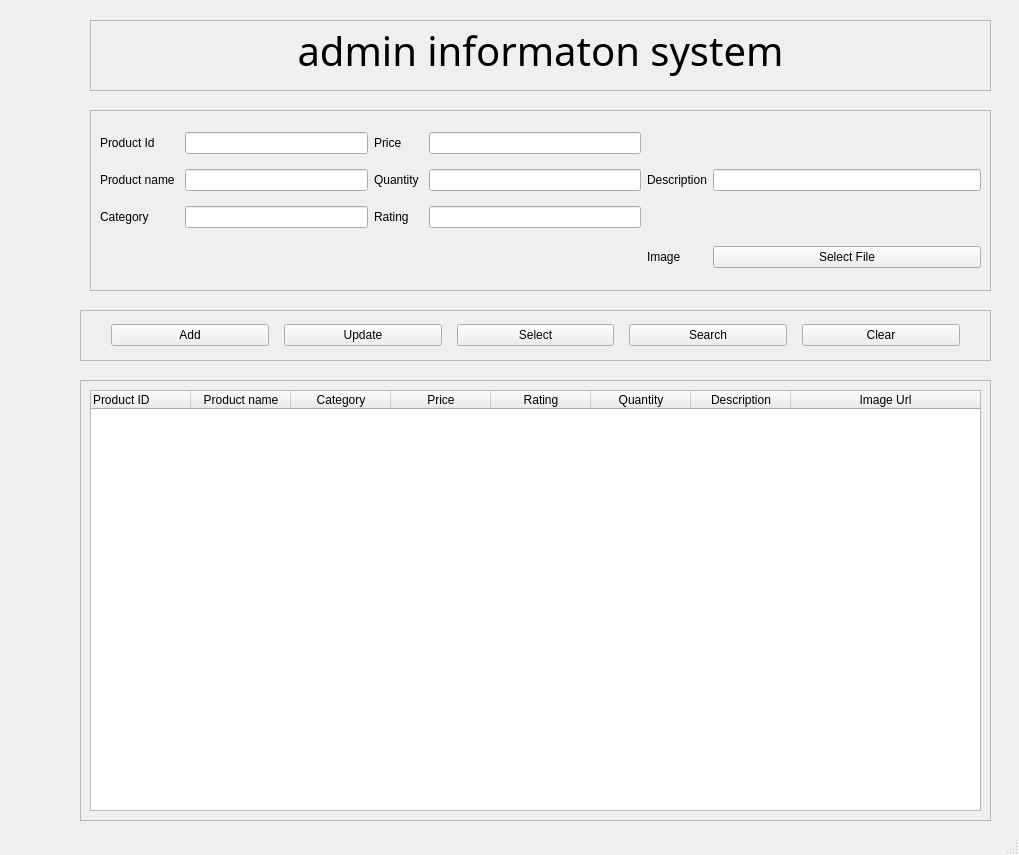
<?xml version="1.0" encoding="UTF-8"?>
<ui version="4.0">
 <class>MainWindow</class>
 <widget class="QMainWindow" name="MainWindow">
  <property name="geometry">
   <rect>
    <x>0</x>
    <y>0</y>
    <width>1019</width>
    <height>855</height>
   </rect>
  </property>
  <property name="windowTitle">
   <string>MainWindow</string>
  </property>
  <widget class="QWidget" name="centralwidget">
   <widget class="QFrame" name="frame">
    <property name="geometry">
     <rect>
      <x>90</x>
      <y>20</y>
      <width>901</width>
      <height>71</height>
     </rect>
    </property>
    <property name="font">
     <font>
      <family>Script MT Bold</family>
      <pointsize>30</pointsize>
      <weight>75</weight>
      <bold>true</bold>
     </font>
    </property>
    <property name="frameShape">
     <enum>QFrame::StyledPanel</enum>
    </property>
    <property name="frameShadow">
     <enum>QFrame::Raised</enum>
    </property>
    <widget class="QLabel" name="title_label">
     <property name="geometry">
      <rect>
       <x>30</x>
       <y>0</y>
       <width>841</width>
       <height>61</height>
      </rect>
     </property>
     <property name="font">
      <font>
       <family>Script MT Bold</family>
       <pointsize>30</pointsize>
       <weight>50</weight>
       <bold>false</bold>
      </font>
     </property>
     <property name="text">
      <string>admin informaton system</string>
     </property>
     <property name="alignment">
      <set>Qt::AlignCenter</set>
     </property>
    </widget>
   </widget>
   <widget class="QFrame" name="info_frame">
    <property name="geometry">
     <rect>
      <x>90</x>
      <y>110</y>
      <width>901</width>
      <height>181</height>
     </rect>
    </property>
    <property name="frameShape">
     <enum>QFrame::StyledPanel</enum>
    </property>
    <property name="frameShadow">
     <enum>QFrame::Raised</enum>
    </property>
    <layout class="QGridLayout" name="gridLayout_3">
     <item row="0" column="2">
      <widget class="QLabel" name="label">
       <property name="text">
        <string>Description</string>
       </property>
      </widget>
     </item>
     <item row="0" column="3">
      <widget class="QLineEdit" name="lineEdit_7"/>
     </item>
     <item row="1" column="2">
      <widget class="QLabel" name="label_5">
       <property name="text">
        <string>Image </string>
       </property>
      </widget>
     </item>
     <item row="1" column="3">
      <widget class="QPushButton" name="pushButton">
       <property name="text">
        <string>Select File</string>
       </property>
      </widget>
     </item>
     <item row="0" column="1">
      <layout class="QGridLayout" name="gridLayout_2">
       <property name="horizontalSpacing">
        <number>10</number>
       </property>
       <property name="verticalSpacing">
        <number>15</number>
       </property>
       <item row="0" column="0">
        <widget class="QLabel" name="label_6">
         <property name="text">
          <string>Price</string>
         </property>
        </widget>
       </item>
       <item row="0" column="1">
        <widget class="QLineEdit" name="lineEdit_4"/>
       </item>
       <item row="1" column="0">
        <widget class="QLabel" name="label_8">
         <property name="text">
          <string>Quantity</string>
         </property>
        </widget>
       </item>
       <item row="1" column="1">
        <widget class="QLineEdit" name="lineEdit_5"/>
       </item>
       <item row="2" column="0">
        <widget class="QLabel" name="label_7">
         <property name="text">
          <string>Rating</string>
         </property>
        </widget>
       </item>
       <item row="2" column="1">
        <widget class="QLineEdit" name="lineEdit_6"/>
       </item>
      </layout>
     </item>
     <item row="0" column="0">
      <layout class="QGridLayout" name="gridLayout">
       <property name="horizontalSpacing">
        <number>10</number>
       </property>
       <property name="verticalSpacing">
        <number>15</number>
       </property>
       <item row="0" column="0">
        <widget class="QLabel" name="label_2">
         <property name="text">
          <string>Product Id</string>
         </property>
        </widget>
       </item>
       <item row="0" column="1">
        <widget class="QLineEdit" name="lineEdit"/>
       </item>
       <item row="1" column="0">
        <widget class="QLabel" name="label_3">
         <property name="text">
          <string>Product name</string>
         </property>
        </widget>
       </item>
       <item row="1" column="1">
        <widget class="QLineEdit" name="lineEdit_2"/>
       </item>
       <item row="2" column="0">
        <widget class="QLabel" name="label_4">
         <property name="text">
          <string>Category</string>
         </property>
        </widget>
       </item>
       <item row="2" column="1">
        <widget class="QLineEdit" name="lineEdit_3"/>
       </item>
      </layout>
     </item>
    </layout>
   </widget>
   <widget class="QFrame" name="function_frame">
    <property name="geometry">
     <rect>
      <x>80</x>
      <y>310</y>
      <width>911</width>
      <height>51</height>
     </rect>
    </property>
    <property name="frameShape">
     <enum>QFrame::StyledPanel</enum>
    </property>
    <property name="frameShadow">
     <enum>QFrame::Raised</enum>
    </property>
    <layout class="QHBoxLayout" name="horizontalLayout">
     <property name="spacing">
      <number>15</number>
     </property>
     <property name="leftMargin">
      <number>30</number>
     </property>
     <property name="topMargin">
      <number>10</number>
     </property>
     <property name="rightMargin">
      <number>30</number>
     </property>
     <property name="bottomMargin">
      <number>10</number>
     </property>
     <item>
      <widget class="QPushButton" name="addButton">
       <property name="text">
        <string>Add</string>
       </property>
      </widget>
     </item>
     <item>
      <widget class="QPushButton" name="updateButton">
       <property name="text">
        <string>Update</string>
       </property>
      </widget>
     </item>
     <item>
      <widget class="QPushButton" name="selectButton">
       <property name="text">
        <string>Select</string>
       </property>
      </widget>
     </item>
     <item>
      <widget class="QPushButton" name="searchButton">
       <property name="text">
        <string>Search</string>
       </property>
      </widget>
     </item>
     <item>
      <widget class="QPushButton" name="clearButton">
       <property name="text">
        <string>Clear</string>
       </property>
      </widget>
     </item>
    </layout>
   </widget>
   <widget class="QFrame" name="result_frame">
    <property name="geometry">
     <rect>
      <x>80</x>
      <y>380</y>
      <width>911</width>
      <height>441</height>
     </rect>
    </property>
    <property name="frameShape">
     <enum>QFrame::StyledPanel</enum>
    </property>
    <property name="frameShadow">
     <enum>QFrame::Raised</enum>
    </property>
    <layout class="QHBoxLayout" name="horizontalLayout_2">
     <item>
      <widget class="QTableWidget" name="tableWidget">
       <property name="focusPolicy">
        <enum>Qt::NoFocus</enum>
       </property>
       <property name="showGrid">
        <bool>false</bool>
       </property>
       <attribute name="horizontalHeaderStretchLastSection">
        <bool>true</bool>
       </attribute>
       <column>
        <property name="text">
         <string>Product ID</string>
        </property>
        <property name="textAlignment">
         <set>AlignLeading|AlignVCenter</set>
        </property>
       </column>
       <column>
        <property name="text">
         <string>Product name</string>
        </property>
       </column>
       <column>
        <property name="text">
         <string>Category</string>
        </property>
       </column>
       <column>
        <property name="text">
         <string>Price</string>
        </property>
       </column>
       <column>
        <property name="text">
         <string>Rating</string>
        </property>
       </column>
       <column>
        <property name="text">
         <string>Quantity</string>
        </property>
       </column>
       <column>
        <property name="text">
         <string>Description</string>
        </property>
       </column>
       <column>
        <property name="text">
         <string>Image Url</string>
        </property>
       </column>
      </widget>
     </item>
    </layout>
   </widget>
  </widget>
  <widget class="QMenuBar" name="menubar">
   <property name="geometry">
    <rect>
     <x>0</x>
     <y>0</y>
     <width>1019</width>
     <height>26</height>
    </rect>
   </property>
  </widget>
  <widget class="QStatusBar" name="statusbar"/>
 </widget>
 <resources/>
 <connections/>
</ui>
